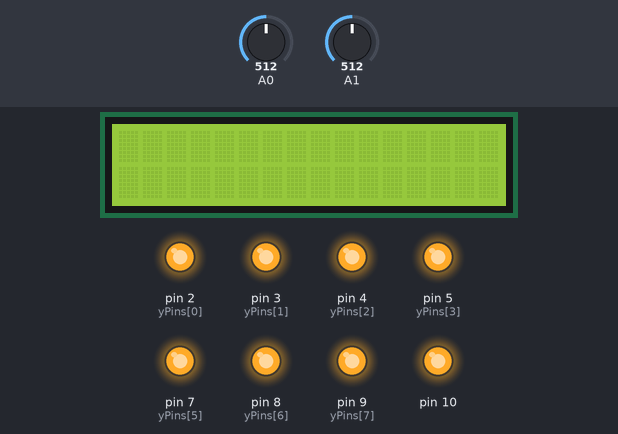
Bench run of a sketch on a simulated Arduino Uno, built with avr-gcc and run on an emulated ATmega328P. Parts: 16×2 character LCD, output pins drawn as LEDs (lit = HIGH). Inputs (shaded band) come from the test bench; at power-on: A1 = 512, A0 = 512. Pins used as bus, display or sensor lines are not drawn.

Above: at 1.2 s.
1.3 s: A1 set to 736
2.8 s: A1 set to 766
At 3.6 s:
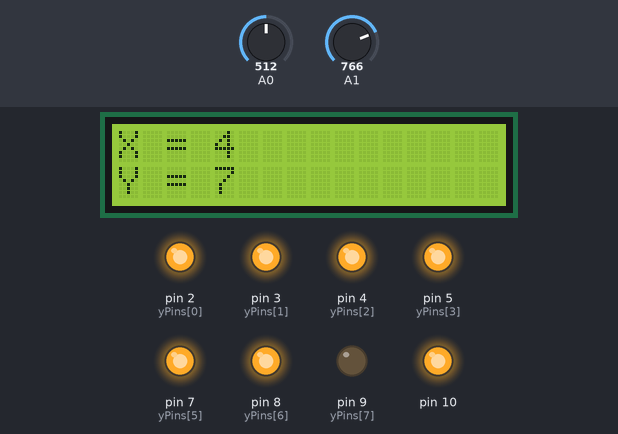
4.8 s: A1 set to 258
6.3 s: A1 set to 236
At 8.2 s:
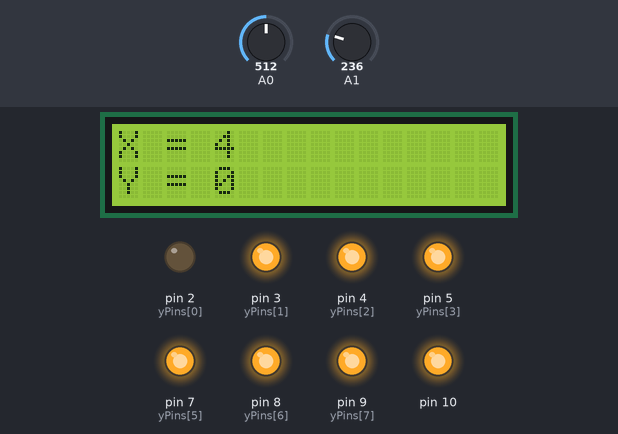
9.2 s: A0 set to 760
At 10.9 s:
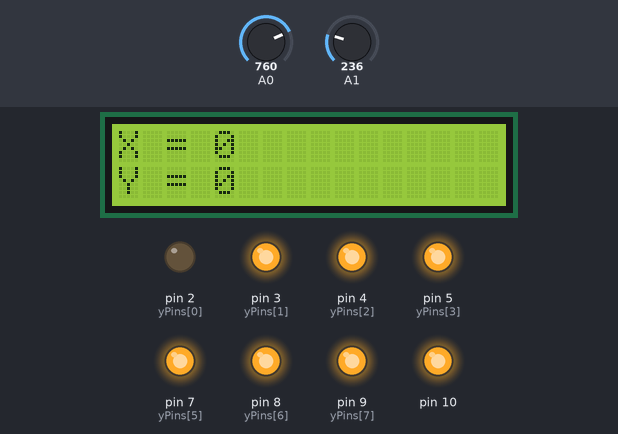
12.2 s: A0 set to 240
At 14.0 s:
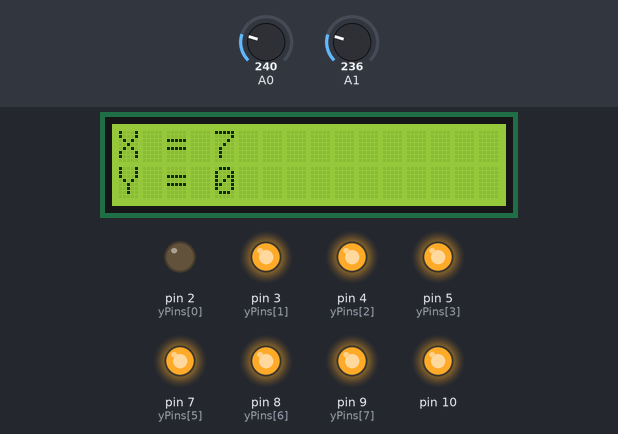
Timing chart, 0 to 15.5 s (numbered marks = the images above; inputs shaded):
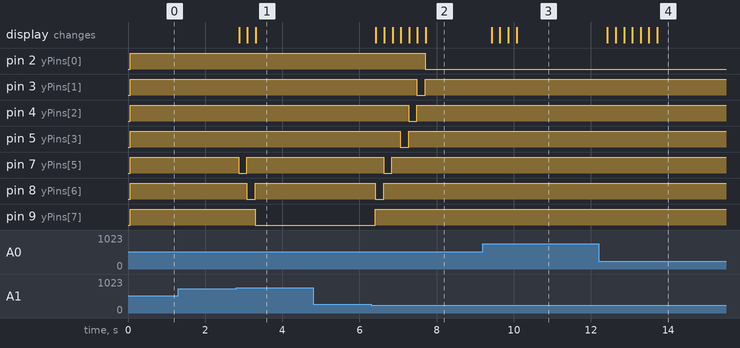

The sketch:

JoyControlMatrix.ino
```cpp
#include <SPI.h>
#include <Wire.h>
#include <LiquidCrystal_I2C.h>

// Set the LCD address to 0x27 for a 16 chars and 2 line display
LiquidCrystal_I2C lcd(0x27, 16, 2);

//initialize x,y position
int x = 4;
int y = 4;

const int yPins[] = {2, 3, 4, 5, 6, 7, 8, 9}; //assign y pins to make it easier to maintain
const int xTrans[] = {1, 2, 4, 8, 16, 32, 64, 128}; //a table to convert x position to SPI transfer data

void setup() {
  //Serial.begin(9600);
  SPI.begin(); //Initialize SPI
  for(int i = 0;i < 8;i++)
  {
    pinMode(yPins[i], OUTPUT); //set all output pin
  }
  lcd.begin();
  lcd.backlight();
}

void loop() {
  int inX = analogRead(A0); //X input from joystick
  int inY = analogRead(A1); //Y input from joystick


  int dx = 0;
  int dy = 0;

  //Let delta be the direction of x,y
  if(inX < 250) dx = 1; //Let delta x = 1 when X input < 250
  if(inX > 750) dx = -1; //Let delta x = -1 when X input > 750
  if(inY < 250) dy = -1; //Let delta y = -1 when Y input < 250
  if(inY > 750) dy = 1; //Let delta y = 1 when Y input > 250
  //X,Y will be the same position summing with the delta X,Y
  x = x + dx;
  y = y + dy;

  //Set boundary condition because the red dot must not fall from matrix display
  if(x>7) x = 7;
  if(x<0) x = 0;
  if(y>7) y = 7;
  if(y<0) y = 0;

  //to send SPI value 'transfer data' must be 2^x
  int a = xTrans[x];
  SPI.transfer(a);

  //for debugging purpose
  /*Serial.print(inX);
  Serial.print(' ');
  Serial.print(inY);
  Serial.print(' ');
  Serial.println(a);*/

  //let all cathode pin be high
  for(int i = 0;i < 8;i++)
  {
    digitalWrite(yPins[i], HIGH);
  }
  //let only one pin be low
  digitalWrite(yPins[y], LOW);

  //show on lcd display
  if(dx != 0 || dy != 0)
  {
    lcd.clear();
    lcd.setCursor(0, 0);
    lcd.print("X = ");
    lcd.print(x);
    lcd.setCursor(0, 1);
    lcd.print("Y = ");
    lcd.print(y);
  }

  //let it check the conditions every 200 ms
  delay(200);
}
```

Measured:
- the behaviour switches between 750 and 751 on A1 (found by bisection; images 0 and 1)
- the behaviour switches between 250 and 249 on A1 (found by bisection; images 1 and 2)
- after the input at 1.3 s, every drawn part: stays the same
- after the input at 2.8 s, pin 7 (yPins[5]): HIGH → LOW after 0.07 s, → HIGH 0.21 s later; pin 8 (yPins[6]): HIGH → LOW after 0.28 s, → HIGH 0.21 s later; pin 9 (yPins[7]): HIGH → LOW after 0.50 s; the display: first changes after 0.08 s (image 1 shows a later state)
- after the input at 6.3 s, pin 2 (yPins[0]): HIGH → LOW after 1.4 s; pin 3 (yPins[1]): HIGH → LOW after 1.2 s, → HIGH 0.21 s later
- after the input at 9.2 s, the display: first changes after 0.23 s (image 3 shows a later state)
- after the input at 12.2 s, the display: first changes after 0.23 s (image 4 shows a later state)
